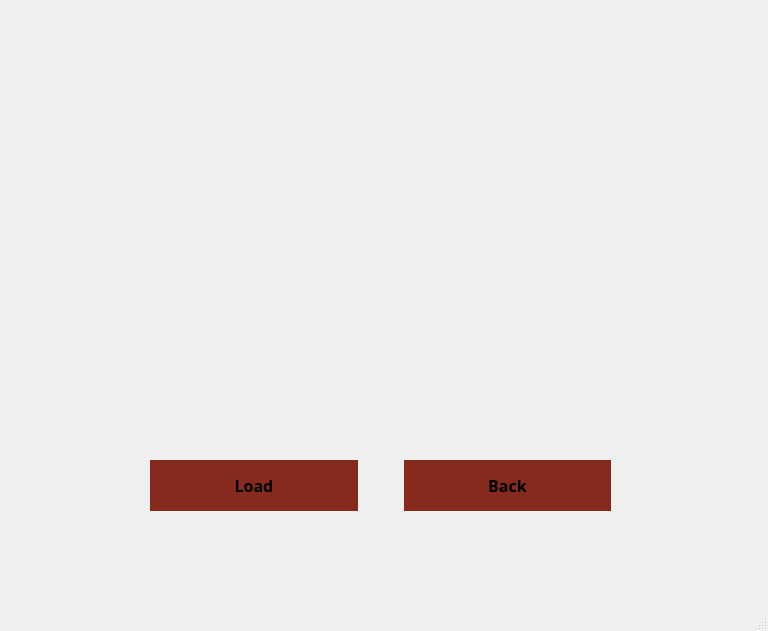
<?xml version="1.0" encoding="UTF-8"?>
<ui version="4.0">
 <class>LoadMenu</class>
 <widget class="QMainWindow" name="LoadMenu">
  <property name="geometry">
   <rect>
    <x>0</x>
    <y>0</y>
    <width>768</width>
    <height>631</height>
   </rect>
  </property>
  <property name="windowTitle">
   <string>MainWindow</string>
  </property>
  <widget class="QWidget" name="centralwidget">
   <widget class="QWidget" name="horizontalLayoutWidget">
    <property name="geometry">
     <rect>
      <x>150</x>
      <y>460</y>
      <width>461</width>
      <height>51</height>
     </rect>
    </property>
    <layout class="QHBoxLayout" name="horizontalLayout">
     <item>
      <widget class="QPushButton" name="Load_Button">
       <property name="sizePolicy">
        <sizepolicy hsizetype="Minimum" vsizetype="Preferred">
         <horstretch>0</horstretch>
         <verstretch>0</verstretch>
        </sizepolicy>
       </property>
       <property name="palette">
        <palette>
         <active>
          <colorrole role="WindowText">
           <brush brushstyle="SolidPattern">
            <color alpha="255">
             <red>0</red>
             <green>0</green>
             <blue>0</blue>
            </color>
           </brush>
          </colorrole>
          <colorrole role="Button">
           <brush brushstyle="SolidPattern">
            <color alpha="255">
             <red>134</red>
             <green>42</green>
             <blue>30</blue>
            </color>
           </brush>
          </colorrole>
          <colorrole role="Light">
           <brush brushstyle="SolidPattern">
            <color alpha="255">
             <red>201</red>
             <green>63</green>
             <blue>45</blue>
            </color>
           </brush>
          </colorrole>
          <colorrole role="Midlight">
           <brush brushstyle="SolidPattern">
            <color alpha="255">
             <red>167</red>
             <green>52</green>
             <blue>37</blue>
            </color>
           </brush>
          </colorrole>
          <colorrole role="Dark">
           <brush brushstyle="SolidPattern">
            <color alpha="255">
             <red>67</red>
             <green>21</green>
             <blue>15</blue>
            </color>
           </brush>
          </colorrole>
          <colorrole role="Mid">
           <brush brushstyle="SolidPattern">
            <color alpha="255">
             <red>89</red>
             <green>28</green>
             <blue>20</blue>
            </color>
           </brush>
          </colorrole>
          <colorrole role="Text">
           <brush brushstyle="SolidPattern">
            <color alpha="255">
             <red>0</red>
             <green>0</green>
             <blue>0</blue>
            </color>
           </brush>
          </colorrole>
          <colorrole role="BrightText">
           <brush brushstyle="SolidPattern">
            <color alpha="255">
             <red>255</red>
             <green>255</green>
             <blue>255</blue>
            </color>
           </brush>
          </colorrole>
          <colorrole role="ButtonText">
           <brush brushstyle="SolidPattern">
            <color alpha="255">
             <red>0</red>
             <green>0</green>
             <blue>0</blue>
            </color>
           </brush>
          </colorrole>
          <colorrole role="Base">
           <brush brushstyle="SolidPattern">
            <color alpha="255">
             <red>255</red>
             <green>255</green>
             <blue>255</blue>
            </color>
           </brush>
          </colorrole>
          <colorrole role="Window">
           <brush brushstyle="SolidPattern">
            <color alpha="255">
             <red>134</red>
             <green>42</green>
             <blue>30</blue>
            </color>
           </brush>
          </colorrole>
          <colorrole role="Shadow">
           <brush brushstyle="SolidPattern">
            <color alpha="255">
             <red>0</red>
             <green>0</green>
             <blue>0</blue>
            </color>
           </brush>
          </colorrole>
          <colorrole role="AlternateBase">
           <brush brushstyle="SolidPattern">
            <color alpha="255">
             <red>194</red>
             <green>148</green>
             <blue>142</blue>
            </color>
           </brush>
          </colorrole>
          <colorrole role="ToolTipBase">
           <brush brushstyle="SolidPattern">
            <color alpha="255">
             <red>255</red>
             <green>255</green>
             <blue>220</blue>
            </color>
           </brush>
          </colorrole>
          <colorrole role="ToolTipText">
           <brush brushstyle="SolidPattern">
            <color alpha="255">
             <red>0</red>
             <green>0</green>
             <blue>0</blue>
            </color>
           </brush>
          </colorrole>
         </active>
         <inactive>
          <colorrole role="WindowText">
           <brush brushstyle="SolidPattern">
            <color alpha="255">
             <red>0</red>
             <green>0</green>
             <blue>0</blue>
            </color>
           </brush>
          </colorrole>
          <colorrole role="Button">
           <brush brushstyle="SolidPattern">
            <color alpha="255">
             <red>134</red>
             <green>42</green>
             <blue>30</blue>
            </color>
           </brush>
          </colorrole>
          <colorrole role="Light">
           <brush brushstyle="SolidPattern">
            <color alpha="255">
             <red>201</red>
             <green>63</green>
             <blue>45</blue>
            </color>
           </brush>
          </colorrole>
          <colorrole role="Midlight">
           <brush brushstyle="SolidPattern">
            <color alpha="255">
             <red>167</red>
             <green>52</green>
             <blue>37</blue>
            </color>
           </brush>
          </colorrole>
          <colorrole role="Dark">
           <brush brushstyle="SolidPattern">
            <color alpha="255">
             <red>67</red>
             <green>21</green>
             <blue>15</blue>
            </color>
           </brush>
          </colorrole>
          <colorrole role="Mid">
           <brush brushstyle="SolidPattern">
            <color alpha="255">
             <red>89</red>
             <green>28</green>
             <blue>20</blue>
            </color>
           </brush>
          </colorrole>
          <colorrole role="Text">
           <brush brushstyle="SolidPattern">
            <color alpha="255">
             <red>0</red>
             <green>0</green>
             <blue>0</blue>
            </color>
           </brush>
          </colorrole>
          <colorrole role="BrightText">
           <brush brushstyle="SolidPattern">
            <color alpha="255">
             <red>255</red>
             <green>255</green>
             <blue>255</blue>
            </color>
           </brush>
          </colorrole>
          <colorrole role="ButtonText">
           <brush brushstyle="SolidPattern">
            <color alpha="255">
             <red>0</red>
             <green>0</green>
             <blue>0</blue>
            </color>
           </brush>
          </colorrole>
          <colorrole role="Base">
           <brush brushstyle="SolidPattern">
            <color alpha="255">
             <red>255</red>
             <green>255</green>
             <blue>255</blue>
            </color>
           </brush>
          </colorrole>
          <colorrole role="Window">
           <brush brushstyle="SolidPattern">
            <color alpha="255">
             <red>134</red>
             <green>42</green>
             <blue>30</blue>
            </color>
           </brush>
          </colorrole>
          <colorrole role="Shadow">
           <brush brushstyle="SolidPattern">
            <color alpha="255">
             <red>0</red>
             <green>0</green>
             <blue>0</blue>
            </color>
           </brush>
          </colorrole>
          <colorrole role="AlternateBase">
           <brush brushstyle="SolidPattern">
            <color alpha="255">
             <red>194</red>
             <green>148</green>
             <blue>142</blue>
            </color>
           </brush>
          </colorrole>
          <colorrole role="ToolTipBase">
           <brush brushstyle="SolidPattern">
            <color alpha="255">
             <red>255</red>
             <green>255</green>
             <blue>220</blue>
            </color>
           </brush>
          </colorrole>
          <colorrole role="ToolTipText">
           <brush brushstyle="SolidPattern">
            <color alpha="255">
             <red>0</red>
             <green>0</green>
             <blue>0</blue>
            </color>
           </brush>
          </colorrole>
         </inactive>
         <disabled>
          <colorrole role="WindowText">
           <brush brushstyle="SolidPattern">
            <color alpha="255">
             <red>67</red>
             <green>21</green>
             <blue>15</blue>
            </color>
           </brush>
          </colorrole>
          <colorrole role="Button">
           <brush brushstyle="SolidPattern">
            <color alpha="255">
             <red>134</red>
             <green>42</green>
             <blue>30</blue>
            </color>
           </brush>
          </colorrole>
          <colorrole role="Light">
           <brush brushstyle="SolidPattern">
            <color alpha="255">
             <red>201</red>
             <green>63</green>
             <blue>45</blue>
            </color>
           </brush>
          </colorrole>
          <colorrole role="Midlight">
           <brush brushstyle="SolidPattern">
            <color alpha="255">
             <red>167</red>
             <green>52</green>
             <blue>37</blue>
            </color>
           </brush>
          </colorrole>
          <colorrole role="Dark">
           <brush brushstyle="SolidPattern">
            <color alpha="255">
             <red>67</red>
             <green>21</green>
             <blue>15</blue>
            </color>
           </brush>
          </colorrole>
          <colorrole role="Mid">
           <brush brushstyle="SolidPattern">
            <color alpha="255">
             <red>89</red>
             <green>28</green>
             <blue>20</blue>
            </color>
           </brush>
          </colorrole>
          <colorrole role="Text">
           <brush brushstyle="SolidPattern">
            <color alpha="255">
             <red>67</red>
             <green>21</green>
             <blue>15</blue>
            </color>
           </brush>
          </colorrole>
          <colorrole role="BrightText">
           <brush brushstyle="SolidPattern">
            <color alpha="255">
             <red>255</red>
             <green>255</green>
             <blue>255</blue>
            </color>
           </brush>
          </colorrole>
          <colorrole role="ButtonText">
           <brush brushstyle="SolidPattern">
            <color alpha="255">
             <red>67</red>
             <green>21</green>
             <blue>15</blue>
            </color>
           </brush>
          </colorrole>
          <colorrole role="Base">
           <brush brushstyle="SolidPattern">
            <color alpha="255">
             <red>134</red>
             <green>42</green>
             <blue>30</blue>
            </color>
           </brush>
          </colorrole>
          <colorrole role="Window">
           <brush brushstyle="SolidPattern">
            <color alpha="255">
             <red>134</red>
             <green>42</green>
             <blue>30</blue>
            </color>
           </brush>
          </colorrole>
          <colorrole role="Shadow">
           <brush brushstyle="SolidPattern">
            <color alpha="255">
             <red>0</red>
             <green>0</green>
             <blue>0</blue>
            </color>
           </brush>
          </colorrole>
          <colorrole role="AlternateBase">
           <brush brushstyle="SolidPattern">
            <color alpha="255">
             <red>134</red>
             <green>42</green>
             <blue>30</blue>
            </color>
           </brush>
          </colorrole>
          <colorrole role="ToolTipBase">
           <brush brushstyle="SolidPattern">
            <color alpha="255">
             <red>255</red>
             <green>255</green>
             <blue>220</blue>
            </color>
           </brush>
          </colorrole>
          <colorrole role="ToolTipText">
           <brush brushstyle="SolidPattern">
            <color alpha="255">
             <red>0</red>
             <green>0</green>
             <blue>0</blue>
            </color>
           </brush>
          </colorrole>
         </disabled>
        </palette>
       </property>
       <property name="font">
        <font>
         <family>Berlin Sans FB</family>
         <pointsize>12</pointsize>
         <weight>75</weight>
         <bold>true</bold>
        </font>
       </property>
       <property name="autoFillBackground">
        <bool>true</bool>
       </property>
       <property name="text">
        <string>Load</string>
       </property>
       <property name="flat">
        <bool>true</bool>
       </property>
      </widget>
     </item>
     <item>
      <spacer name="horizontalSpacer">
       <property name="orientation">
        <enum>Qt::Horizontal</enum>
       </property>
       <property name="sizeType">
        <enum>QSizePolicy::Preferred</enum>
       </property>
       <property name="sizeHint" stdset="0">
        <size>
         <width>40</width>
         <height>20</height>
        </size>
       </property>
      </spacer>
     </item>
     <item>
      <widget class="QPushButton" name="Back_Button">
       <property name="sizePolicy">
        <sizepolicy hsizetype="Minimum" vsizetype="Expanding">
         <horstretch>0</horstretch>
         <verstretch>0</verstretch>
        </sizepolicy>
       </property>
       <property name="palette">
        <palette>
         <active>
          <colorrole role="WindowText">
           <brush brushstyle="SolidPattern">
            <color alpha="255">
             <red>0</red>
             <green>0</green>
             <blue>0</blue>
            </color>
           </brush>
          </colorrole>
          <colorrole role="Button">
           <brush brushstyle="SolidPattern">
            <color alpha="255">
             <red>134</red>
             <green>42</green>
             <blue>30</blue>
            </color>
           </brush>
          </colorrole>
          <colorrole role="Light">
           <brush brushstyle="SolidPattern">
            <color alpha="255">
             <red>201</red>
             <green>63</green>
             <blue>45</blue>
            </color>
           </brush>
          </colorrole>
          <colorrole role="Midlight">
           <brush brushstyle="SolidPattern">
            <color alpha="255">
             <red>167</red>
             <green>52</green>
             <blue>37</blue>
            </color>
           </brush>
          </colorrole>
          <colorrole role="Dark">
           <brush brushstyle="SolidPattern">
            <color alpha="255">
             <red>67</red>
             <green>21</green>
             <blue>15</blue>
            </color>
           </brush>
          </colorrole>
          <colorrole role="Mid">
           <brush brushstyle="SolidPattern">
            <color alpha="255">
             <red>89</red>
             <green>28</green>
             <blue>20</blue>
            </color>
           </brush>
          </colorrole>
          <colorrole role="Text">
           <brush brushstyle="SolidPattern">
            <color alpha="255">
             <red>0</red>
             <green>0</green>
             <blue>0</blue>
            </color>
           </brush>
          </colorrole>
          <colorrole role="BrightText">
           <brush brushstyle="SolidPattern">
            <color alpha="255">
             <red>255</red>
             <green>255</green>
             <blue>255</blue>
            </color>
           </brush>
          </colorrole>
          <colorrole role="ButtonText">
           <brush brushstyle="SolidPattern">
            <color alpha="255">
             <red>0</red>
             <green>0</green>
             <blue>0</blue>
            </color>
           </brush>
          </colorrole>
          <colorrole role="Base">
           <brush brushstyle="SolidPattern">
            <color alpha="255">
             <red>255</red>
             <green>255</green>
             <blue>255</blue>
            </color>
           </brush>
          </colorrole>
          <colorrole role="Window">
           <brush brushstyle="SolidPattern">
            <color alpha="255">
             <red>134</red>
             <green>42</green>
             <blue>30</blue>
            </color>
           </brush>
          </colorrole>
          <colorrole role="Shadow">
           <brush brushstyle="SolidPattern">
            <color alpha="255">
             <red>0</red>
             <green>0</green>
             <blue>0</blue>
            </color>
           </brush>
          </colorrole>
          <colorrole role="AlternateBase">
           <brush brushstyle="SolidPattern">
            <color alpha="255">
             <red>194</red>
             <green>148</green>
             <blue>142</blue>
            </color>
           </brush>
          </colorrole>
          <colorrole role="ToolTipBase">
           <brush brushstyle="SolidPattern">
            <color alpha="255">
             <red>255</red>
             <green>255</green>
             <blue>220</blue>
            </color>
           </brush>
          </colorrole>
          <colorrole role="ToolTipText">
           <brush brushstyle="SolidPattern">
            <color alpha="255">
             <red>0</red>
             <green>0</green>
             <blue>0</blue>
            </color>
           </brush>
          </colorrole>
         </active>
         <inactive>
          <colorrole role="WindowText">
           <brush brushstyle="SolidPattern">
            <color alpha="255">
             <red>0</red>
             <green>0</green>
             <blue>0</blue>
            </color>
           </brush>
          </colorrole>
          <colorrole role="Button">
           <brush brushstyle="SolidPattern">
            <color alpha="255">
             <red>134</red>
             <green>42</green>
             <blue>30</blue>
            </color>
           </brush>
          </colorrole>
          <colorrole role="Light">
           <brush brushstyle="SolidPattern">
            <color alpha="255">
             <red>201</red>
             <green>63</green>
             <blue>45</blue>
            </color>
           </brush>
          </colorrole>
          <colorrole role="Midlight">
           <brush brushstyle="SolidPattern">
            <color alpha="255">
             <red>167</red>
             <green>52</green>
             <blue>37</blue>
            </color>
           </brush>
          </colorrole>
          <colorrole role="Dark">
           <brush brushstyle="SolidPattern">
            <color alpha="255">
             <red>67</red>
             <green>21</green>
             <blue>15</blue>
            </color>
           </brush>
          </colorrole>
          <colorrole role="Mid">
           <brush brushstyle="SolidPattern">
            <color alpha="255">
             <red>89</red>
             <green>28</green>
             <blue>20</blue>
            </color>
           </brush>
          </colorrole>
          <colorrole role="Text">
           <brush brushstyle="SolidPattern">
            <color alpha="255">
             <red>0</red>
             <green>0</green>
             <blue>0</blue>
            </color>
           </brush>
          </colorrole>
          <colorrole role="BrightText">
           <brush brushstyle="SolidPattern">
            <color alpha="255">
             <red>255</red>
             <green>255</green>
             <blue>255</blue>
            </color>
           </brush>
          </colorrole>
          <colorrole role="ButtonText">
           <brush brushstyle="SolidPattern">
            <color alpha="255">
             <red>0</red>
             <green>0</green>
             <blue>0</blue>
            </color>
           </brush>
          </colorrole>
          <colorrole role="Base">
           <brush brushstyle="SolidPattern">
            <color alpha="255">
             <red>255</red>
             <green>255</green>
             <blue>255</blue>
            </color>
           </brush>
          </colorrole>
          <colorrole role="Window">
           <brush brushstyle="SolidPattern">
            <color alpha="255">
             <red>134</red>
             <green>42</green>
             <blue>30</blue>
            </color>
           </brush>
          </colorrole>
          <colorrole role="Shadow">
           <brush brushstyle="SolidPattern">
            <color alpha="255">
             <red>0</red>
             <green>0</green>
             <blue>0</blue>
            </color>
           </brush>
          </colorrole>
          <colorrole role="AlternateBase">
           <brush brushstyle="SolidPattern">
            <color alpha="255">
             <red>194</red>
             <green>148</green>
             <blue>142</blue>
            </color>
           </brush>
          </colorrole>
          <colorrole role="ToolTipBase">
           <brush brushstyle="SolidPattern">
            <color alpha="255">
             <red>255</red>
             <green>255</green>
             <blue>220</blue>
            </color>
           </brush>
          </colorrole>
          <colorrole role="ToolTipText">
           <brush brushstyle="SolidPattern">
            <color alpha="255">
             <red>0</red>
             <green>0</green>
             <blue>0</blue>
            </color>
           </brush>
          </colorrole>
         </inactive>
         <disabled>
          <colorrole role="WindowText">
           <brush brushstyle="SolidPattern">
            <color alpha="255">
             <red>67</red>
             <green>21</green>
             <blue>15</blue>
            </color>
           </brush>
          </colorrole>
          <colorrole role="Button">
           <brush brushstyle="SolidPattern">
            <color alpha="255">
             <red>134</red>
             <green>42</green>
             <blue>30</blue>
            </color>
           </brush>
          </colorrole>
          <colorrole role="Light">
           <brush brushstyle="SolidPattern">
            <color alpha="255">
             <red>201</red>
             <green>63</green>
             <blue>45</blue>
            </color>
           </brush>
          </colorrole>
          <colorrole role="Midlight">
           <brush brushstyle="SolidPattern">
            <color alpha="255">
             <red>167</red>
             <green>52</green>
             <blue>37</blue>
            </color>
           </brush>
          </colorrole>
          <colorrole role="Dark">
           <brush brushstyle="SolidPattern">
            <color alpha="255">
             <red>67</red>
             <green>21</green>
             <blue>15</blue>
            </color>
           </brush>
          </colorrole>
          <colorrole role="Mid">
           <brush brushstyle="SolidPattern">
            <color alpha="255">
             <red>89</red>
             <green>28</green>
             <blue>20</blue>
            </color>
           </brush>
          </colorrole>
          <colorrole role="Text">
           <brush brushstyle="SolidPattern">
            <color alpha="255">
             <red>67</red>
             <green>21</green>
             <blue>15</blue>
            </color>
           </brush>
          </colorrole>
          <colorrole role="BrightText">
           <brush brushstyle="SolidPattern">
            <color alpha="255">
             <red>255</red>
             <green>255</green>
             <blue>255</blue>
            </color>
           </brush>
          </colorrole>
          <colorrole role="ButtonText">
           <brush brushstyle="SolidPattern">
            <color alpha="255">
             <red>67</red>
             <green>21</green>
             <blue>15</blue>
            </color>
           </brush>
          </colorrole>
          <colorrole role="Base">
           <brush brushstyle="SolidPattern">
            <color alpha="255">
             <red>134</red>
             <green>42</green>
             <blue>30</blue>
            </color>
           </brush>
          </colorrole>
          <colorrole role="Window">
           <brush brushstyle="SolidPattern">
            <color alpha="255">
             <red>134</red>
             <green>42</green>
             <blue>30</blue>
            </color>
           </brush>
          </colorrole>
          <colorrole role="Shadow">
           <brush brushstyle="SolidPattern">
            <color alpha="255">
             <red>0</red>
             <green>0</green>
             <blue>0</blue>
            </color>
           </brush>
          </colorrole>
          <colorrole role="AlternateBase">
           <brush brushstyle="SolidPattern">
            <color alpha="255">
             <red>134</red>
             <green>42</green>
             <blue>30</blue>
            </color>
           </brush>
          </colorrole>
          <colorrole role="ToolTipBase">
           <brush brushstyle="SolidPattern">
            <color alpha="255">
             <red>255</red>
             <green>255</green>
             <blue>220</blue>
            </color>
           </brush>
          </colorrole>
          <colorrole role="ToolTipText">
           <brush brushstyle="SolidPattern">
            <color alpha="255">
             <red>0</red>
             <green>0</green>
             <blue>0</blue>
            </color>
           </brush>
          </colorrole>
         </disabled>
        </palette>
       </property>
       <property name="font">
        <font>
         <family>Berlin Sans FB</family>
         <pointsize>12</pointsize>
         <weight>75</weight>
         <bold>true</bold>
        </font>
       </property>
       <property name="autoFillBackground">
        <bool>true</bool>
       </property>
       <property name="text">
        <string>Back</string>
       </property>
       <property name="flat">
        <bool>true</bool>
       </property>
      </widget>
     </item>
    </layout>
   </widget>
  </widget>
  <widget class="QMenuBar" name="menubar">
   <property name="geometry">
    <rect>
     <x>0</x>
     <y>0</y>
     <width>768</width>
     <height>26</height>
    </rect>
   </property>
  </widget>
  <widget class="QStatusBar" name="statusbar"/>
 </widget>
 <resources/>
 <connections/>
</ui>
